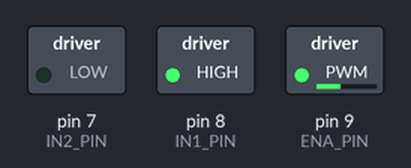
Simulated run of this sketch. Board: Arduino Uno, built with avr-gcc and run on an emulated ATmega328P. On the bench: switched loads named in the sketch (green lamp = pin HIGH).

Above: at 0.1 s.
Timing chart, 0 to 1.6 s (numbered marks = the images above):
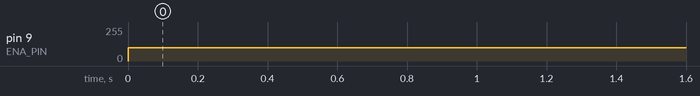

Measured:
- by itself, pin 9 (ENA_PIN): 0/255 → 100/255 at 0.00 s

The sketch:

dc_motor_water_pump.ino
```cpp
// constants won't change
const int ENA_PIN = 9; // the Arduino pin connected to the EN1 pin L298N
const int IN1_PIN = 8; // the Arduino pin connected to the IN1 pin L298N
const int IN2_PIN = 7; // the Arduino pin connected to the IN2 pin L298N
const int pump_speed = 0.5; // set between 0 and 1 (stopped to full speed)

// the setup function runs once when you press reset or power the board
void setup() {
  // initialize digital pins as outputs.
  pinMode(IN1_PIN, OUTPUT);
  pinMode(IN2_PIN, OUTPUT);
  pinMode(ENA_PIN, OUTPUT);

  digitalWrite(IN1_PIN, HIGH); // control motor A spins clockwise
  digitalWrite(IN2_PIN, LOW);  // control motor A spins clockwise
}

void loop() {
  analogWrite(ENA_PIN, 100);
}
```
